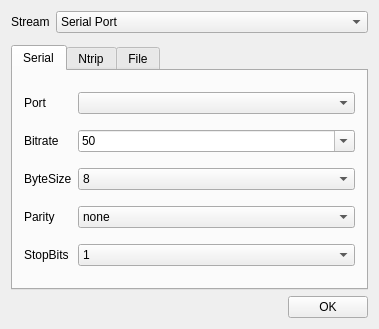
<?xml version="1.0" encoding="UTF-8"?>
<ui version="4.0">
 <class>StreamConfigUI</class>
 <widget class="QWidget" name="StreamConfigUI">
  <property name="geometry">
   <rect>
    <x>0</x>
    <y>0</y>
    <width>379</width>
    <height>329</height>
   </rect>
  </property>
  <property name="windowTitle">
   <string>StreamConfigUI</string>
  </property>
  <layout class="QVBoxLayout" name="verticalLayout">
   <item>
    <layout class="QHBoxLayout" name="horizontalLayout_5" stretch="0,1">
     <property name="bottomMargin">
      <number>6</number>
     </property>
     <item>
      <widget class="QLabel" name="label_15">
       <property name="text">
        <string>Stream</string>
       </property>
      </widget>
     </item>
     <item>
      <widget class="QComboBox" name="m_comboBoxType">
       <property name="editable">
        <bool>false</bool>
       </property>
       <item>
        <property name="text">
         <string>Serial Port</string>
        </property>
       </item>
       <item>
        <property name="text">
         <string>File</string>
        </property>
       </item>
      </widget>
     </item>
    </layout>
   </item>
   <item>
    <layout class="QHBoxLayout" name="horizontalLayout_2">
     <item>
      <widget class="QTabWidget" name="tabWidget">
       <property name="enabled">
        <bool>true</bool>
       </property>
       <property name="currentIndex">
        <number>0</number>
       </property>
       <widget class="QWidget" name="tab_3">
        <attribute name="title">
         <string>Serial</string>
        </attribute>
        <layout class="QHBoxLayout" name="horizontalLayout">
         <item>
          <layout class="QGridLayout" name="gridLayout" columnstretch="0,1">
           <item row="3" column="0">
            <widget class="QLabel" name="label_6">
             <property name="text">
              <string>Parity</string>
             </property>
            </widget>
           </item>
           <item row="1" column="0">
            <widget class="QLabel" name="label_4">
             <property name="text">
              <string>Bitrate</string>
             </property>
            </widget>
           </item>
           <item row="2" column="1">
            <widget class="QComboBox" name="BitNumBox">
             <item>
              <property name="text">
               <string>8</string>
              </property>
             </item>
             <item>
              <property name="text">
               <string>7</string>
              </property>
             </item>
             <item>
              <property name="text">
               <string>6</string>
              </property>
             </item>
             <item>
              <property name="text">
               <string>5</string>
              </property>
             </item>
            </widget>
           </item>
           <item row="3" column="1">
            <widget class="QComboBox" name="ParityBox">
             <item>
              <property name="text">
               <string>none</string>
              </property>
             </item>
             <item>
              <property name="text">
               <string>odd</string>
              </property>
             </item>
             <item>
              <property name="text">
               <string>even</string>
              </property>
             </item>
            </widget>
           </item>
           <item row="0" column="1">
            <widget class="QComboBox" name="PortBox"/>
           </item>
           <item row="0" column="0">
            <widget class="QLabel" name="label_3">
             <property name="text">
              <string>Port</string>
             </property>
            </widget>
           </item>
           <item row="2" column="0">
            <widget class="QLabel" name="label_5">
             <property name="text">
              <string>ByteSize</string>
             </property>
            </widget>
           </item>
           <item row="1" column="1">
            <widget class="QComboBox" name="BaudBox">
             <property name="editable">
              <bool>true</bool>
             </property>
             <item>
              <property name="text">
               <string>50</string>
              </property>
             </item>
             <item>
              <property name="text">
               <string>75</string>
              </property>
             </item>
             <item>
              <property name="text">
               <string>100</string>
              </property>
             </item>
             <item>
              <property name="text">
               <string>134</string>
              </property>
             </item>
             <item>
              <property name="text">
               <string>150</string>
              </property>
             </item>
             <item>
              <property name="text">
               <string>200</string>
              </property>
             </item>
             <item>
              <property name="text">
               <string>300</string>
              </property>
             </item>
             <item>
              <property name="text">
               <string>600</string>
              </property>
             </item>
             <item>
              <property name="text">
               <string>1200</string>
              </property>
             </item>
             <item>
              <property name="text">
               <string>1800</string>
              </property>
             </item>
             <item>
              <property name="text">
               <string>2400</string>
              </property>
             </item>
             <item>
              <property name="text">
               <string>4800</string>
              </property>
             </item>
             <item>
              <property name="text">
               <string>9600</string>
              </property>
             </item>
             <item>
              <property name="text">
               <string>14400</string>
              </property>
             </item>
             <item>
              <property name="text">
               <string>19200</string>
              </property>
             </item>
             <item>
              <property name="text">
               <string>38400</string>
              </property>
             </item>
             <item>
              <property name="text">
               <string>56000</string>
              </property>
             </item>
             <item>
              <property name="text">
               <string>57600</string>
              </property>
             </item>
             <item>
              <property name="text">
               <string>76800</string>
              </property>
             </item>
             <item>
              <property name="text">
               <string>115200</string>
              </property>
             </item>
             <item>
              <property name="text">
               <string>128000</string>
              </property>
             </item>
             <item>
              <property name="text">
               <string>256000</string>
              </property>
             </item>
             <item>
              <property name="text">
               <string>460800</string>
              </property>
             </item>
             <item>
              <property name="text">
               <string>921600</string>
              </property>
             </item>
            </widget>
           </item>
           <item row="4" column="0">
            <widget class="QLabel" name="label_7">
             <property name="text">
              <string>StopBits</string>
             </property>
            </widget>
           </item>
           <item row="4" column="1">
            <widget class="QComboBox" name="StopBox">
             <item>
              <property name="text">
               <string>1</string>
              </property>
             </item>
             <item>
              <property name="text">
               <string>1.5</string>
              </property>
             </item>
             <item>
              <property name="text">
               <string>2</string>
              </property>
             </item>
            </widget>
           </item>
          </layout>
         </item>
        </layout>
       </widget>
       <widget class="QWidget" name="tab_4">
        <attribute name="title">
         <string>Ntrip</string>
        </attribute>
        <layout class="QHBoxLayout" name="horizontalLayout_6">
         <item>
          <layout class="QGridLayout" name="gridLayout_5" columnstretch="0,1">
           <item row="0" column="0">
            <widget class="QLabel" name="label_8">
             <property name="text">
              <string>Host</string>
             </property>
            </widget>
           </item>
           <item row="2" column="1">
            <widget class="QComboBox" name="m_comboBoxMountpoint">
             <property name="editable">
              <bool>true</bool>
             </property>
            </widget>
           </item>
           <item row="3" column="0">
            <widget class="QLabel" name="label_12">
             <property name="text">
              <string>UserName</string>
             </property>
            </widget>
           </item>
           <item row="0" column="1">
            <widget class="QComboBox" name="m_comboBoxHost">
             <property name="editable">
              <bool>true</bool>
             </property>
            </widget>
           </item>
           <item row="1" column="0">
            <widget class="QLabel" name="label_10">
             <property name="text">
              <string>Port</string>
             </property>
            </widget>
           </item>
           <item row="1" column="1">
            <widget class="QComboBox" name="m_comboBoxPort">
             <property name="editable">
              <bool>true</bool>
             </property>
            </widget>
           </item>
           <item row="2" column="0">
            <widget class="QLabel" name="label_9">
             <property name="text">
              <string>Mountpoint</string>
             </property>
            </widget>
           </item>
           <item row="3" column="1">
            <widget class="QComboBox" name="m_comboBoxUser">
             <property name="editable">
              <bool>true</bool>
             </property>
            </widget>
           </item>
           <item row="4" column="0">
            <widget class="QLabel" name="label_11">
             <property name="text">
              <string>Password</string>
             </property>
            </widget>
           </item>
           <item row="4" column="1">
            <widget class="QComboBox" name="m_comboBoxPassword">
             <property name="editable">
              <bool>true</bool>
             </property>
            </widget>
           </item>
          </layout>
         </item>
        </layout>
       </widget>
       <widget class="QWidget" name="tab_5">
        <attribute name="title">
         <string>File</string>
        </attribute>
        <layout class="QHBoxLayout" name="horizontalLayout_7">
         <property name="sizeConstraint">
          <enum>QLayout::SetDefaultConstraint</enum>
         </property>
         <item>
          <layout class="QGridLayout" name="gridLayout_3" columnstretch="0,0,0">
           <item row="3" column="0">
            <widget class="QLabel" name="label">
             <property name="text">
              <string>file</string>
             </property>
            </widget>
           </item>
           <item row="0" column="1">
            <widget class="QComboBox" name="m_comboFreq">
             <item>
              <property name="text">
               <string>1Hz</string>
              </property>
             </item>
             <item>
              <property name="text">
               <string>10Hz</string>
              </property>
             </item>
            </widget>
           </item>
           <item row="1" column="1">
            <widget class="QComboBox" name="m_comboFormat">
             <property name="editable">
              <bool>false</bool>
             </property>
             <item>
              <property name="text">
               <string>RTCM</string>
              </property>
             </item>
             <item>
              <property name="text">
               <string>Ublox</string>
              </property>
             </item>
            </widget>
           </item>
           <item row="1" column="0">
            <widget class="QLabel" name="label_13">
             <property name="text">
              <string>format</string>
             </property>
            </widget>
           </item>
           <item row="3" column="1">
            <widget class="QComboBox" name="m_comboFileName">
             <property name="editable">
              <bool>true</bool>
             </property>
            </widget>
           </item>
           <item row="2" column="0">
            <widget class="QLabel" name="label_17">
             <property name="text">
              <string>station</string>
             </property>
            </widget>
           </item>
           <item row="2" column="1">
            <widget class="QComboBox" name="m_comboStation">
             <item>
              <property name="text">
               <string>Rover</string>
              </property>
             </item>
             <item>
              <property name="text">
               <string>Base</string>
              </property>
             </item>
            </widget>
           </item>
           <item row="3" column="2">
            <widget class="QToolButton" name="m_toolButtonRoverFile">
             <property name="text">
              <string>...</string>
             </property>
            </widget>
           </item>
           <item row="0" column="0">
            <widget class="QLabel" name="label_16">
             <property name="text">
              <string>freq</string>
             </property>
            </widget>
           </item>
           <item row="4" column="1">
            <widget class="QLabel" name="label_file_tips">
             <property name="text">
              <string/>
             </property>
            </widget>
           </item>
          </layout>
         </item>
        </layout>
       </widget>
      </widget>
     </item>
    </layout>
   </item>
   <item>
    <layout class="QHBoxLayout" name="horizontalLayout_4">
     <item>
      <spacer name="horizontalSpacer">
       <property name="orientation">
        <enum>Qt::Horizontal</enum>
       </property>
       <property name="sizeHint" stdset="0">
        <size>
         <width>40</width>
         <height>20</height>
        </size>
       </property>
      </spacer>
     </item>
     <item>
      <widget class="QPushButton" name="m_buttonOK">
       <property name="text">
        <string>OK</string>
       </property>
      </widget>
     </item>
    </layout>
   </item>
  </layout>
 </widget>
 <layoutdefault spacing="6" margin="11"/>
 <resources/>
 <connections/>
</ui>
